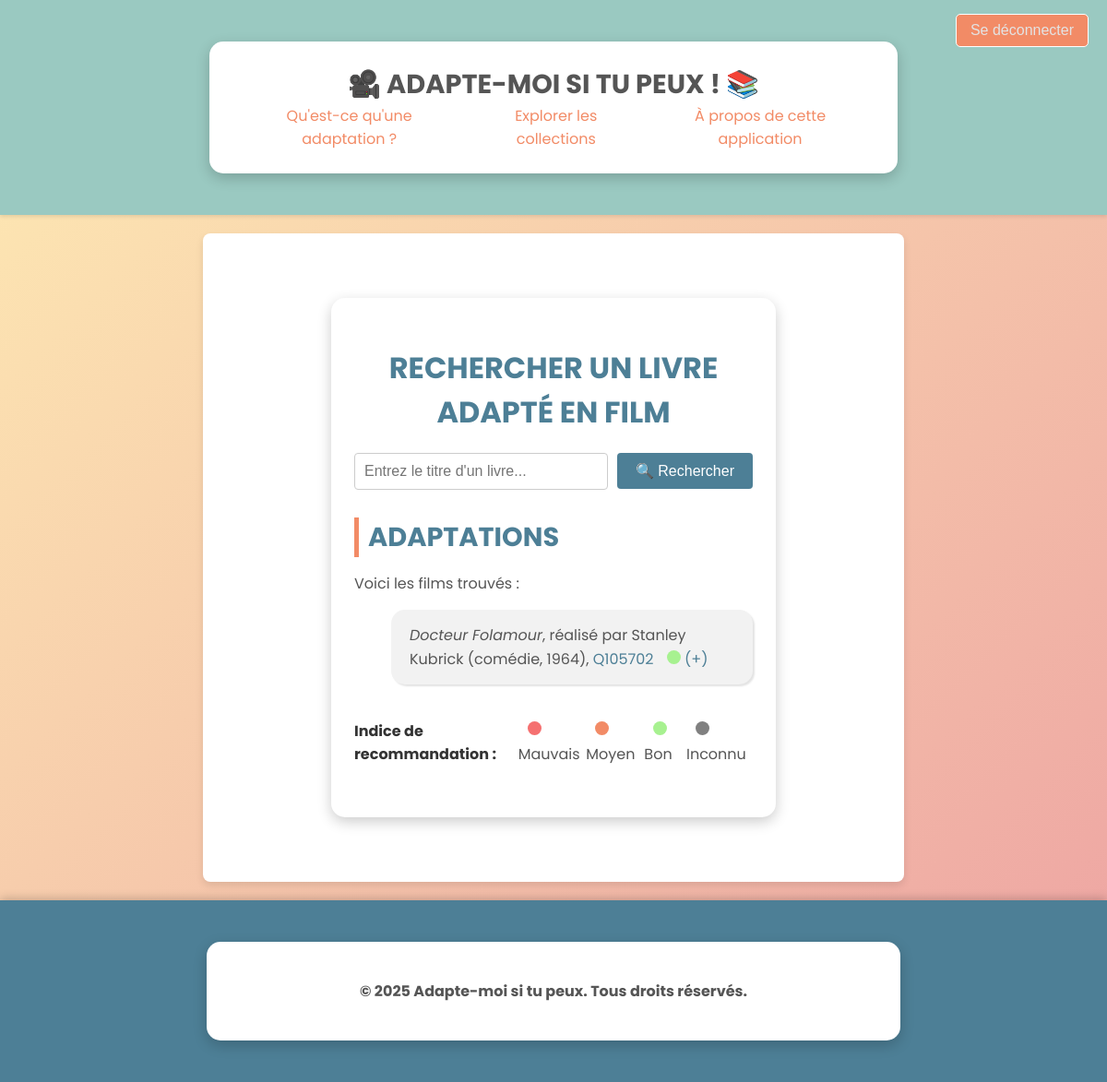
Screenshot of /book_to_film/b2 (signed in) with the database file from the repository.
### app/models/adapte_moi.py (models this page shows, shortened)
class Film(db.Model):
    __tablename__ = "Film"
    collections = db.relationship('Collection', backref='film', lazy=True)
    id = db.Column(db.Text, primary_key=True)
    title = db.Column(db.Text)
    director = db.Column(db.Text)
    release_year = db.Column(db.Date)
    genres = db.Column(db.Text)
    rating = db.Column(db.Float)
    id_imdb = db.Column(db.Text)
    id_wikidata = db.Column(db.Text)
    url_wikidata = db.Column(db.Text)

### app/routes/search.py (the view)
@app.route("/book_to_film/<string:id_book_>")
def check_adaptation(id_book_):
    stmt = select(film_book.c.id_film).where(film_book.c.id_book == id_book_)
    result = db.session.execute(stmt).fetchall()
    films = []
    for row in result:
        id_t = row[0]
        film = Film.query.filter_by(id=id_t).first()
        if film:
            films.append({
                "id_" : film.id,
                "title" : film.title,
                "director": film.director,
                "genres": film.genres,
                "release_year": film.release_year,
                "url_wikidata": film.url_wikidata,
                "id_wikidata": film.id_wikidata,
                "color": notation_film(film.rating)
            })
        else :
            return "Aucun film trouvé pour ce livre", 404
    if films:
        return render_template("pages/resultats_adaptation.html", films=films)
    else:
        return "Aucun film trouvé pour ce livre", 404

### app/routes/search.py (called while the page is built)
def notation_film(note_film):
    if note_film is None:
        return "gray"
    if note_film <= 3.9:
        return "red"
    elif 4 <= note_film <= 6.9:
        return "orange"
    else:
        return "green"

### app/routes/users.py (called while the page is built)
@login_manager.user_loader
def load_user(user_id):
    return Users.query.get(int(user_id))

### app/templates/pages/resultats_adaptation.html (shortened to what this page needs)
<!DOCTYPE html>
<html lang="en">
<head>
    <link rel="stylesheet" href="../../statics/style.css">
</head>
<body>
    <header class="header">
        <button type="button" class="btn btn-primary">
            {% if current_user.is_authenticated %}
            <a href="{{ url_for('deconnexion') }}">Se déconnecter</a>
            {% else %}
            <a href="{{ url_for('login') }}">Se connecter</a>
            {% endif %}
        </button>
        <div class="container">
            <h1 class="logo"><center><a href="{{ url_for('home') }}">🎥 Adapte-moi si tu peux ! 📚</a></center></h1>
            <nav class="nav">
                <a href="{{ url_for('adaptation') }}">Qu'est-ce qu'une adaptation ?</a>
                <a href="{{ url_for('top') }}">Explorer les collections</a>
               <a href="{{ url_for('about') }}">À propos de cette application</a>
            </nav>
        </div>
    </header>
    <main class="main-content">
        <div class="container">
            <section class="info-section">
                <div>
                    <h2 class="title">Rechercher un livre adapté en film</h2>
                    <form action="{{ url_for('results') }}" method="POST" class="search-form">
                        <input type="text" name="title" placeholder="Entrez le titre d'un livre..." required class="search-input">
                        <button type="submit" class="search-button">🔍 Rechercher</button>
                    </form>
                </div>
                <div>
                    <h3>Adaptations</h3>
                    <div id="dialog">
                        {% if films is not none and films|length >= 1 %}
                                <p>Voici les films trouvés :</p>
                                <ul class="result_film">
                                    {% for film in films %}
                                        <p><i>{{film.title}}</i>, réalisé par {{film.director}} ({{film.genres}}, {{film.release_year.strftime('%Y')}}), <a href="{{film.url_wikidata}}">{{film.id_wikidata}}</a>
                                            <span class="rating-indicator rating-{{ film.color }}"></span>
                                            <span><a href="{{ url_for('ajouter_collection', film_id=film.id_)}}">(+)</a></span>
                                    {% endfor %}
                                </ul>
                                <div class="legend">
                                    <h4>Indice de recommandation :</h4>
                                    <p><span class="rating-indicator rating-red"></span> Mauvais</p>
                                    <p><span class="rating-indicator rating-orange"></span> Moyen</p>
                                    <p><span class="rating-indicator rating-green"></span> Bon</p>
                                    <p><span class="rating-indicator rating-gray"></span> Inconnu</p>
                                </div>
                        {% else %}
                            <p>Aucun film n'a été trouvé :(</p>
                        {% endif %}
                    </div>
                </div>
            </section>
        </div>
    </main>
    <footer class="footer">
        <div class="container">
            <p>&copy; 2025 Adapte-moi si tu peux. Tous droits réservés.</p>
        </div>
    </footer>
</body>
</html>

### app/statics/style.css (style rules this page uses)
body { font-family: 'Poppins', sans-serif; margin: 0; padding: 0; box-sizing: border-box; background: linear-gradient(135deg, #FEEBB3, #EDA2A2); color: #333; text-align: justify; min-height: 100vh; display: flex; flex-direction: column; }
.container { max-width: 1200px; margin: 30px auto; background-color: #fff; padding: 25px; border-radius: 15px; box-shadow: 0 5px 15px rgba(0, 0, 0, 0.2); width: 60%; }
.header { background-color: #9AC9C1; color: #fff; padding: 15px 20px; display: flex; justify-content: center; align-items: center; box-shadow: 0 2px 4px rgba(0, 0, 0, 0.1); }
.logo { font-size: 1.8rem; font-weight: bold; margin: 0; color: #4D7F96; text-decoration: none; }
.nav { display: flex; justify-content: center; align-items: center; }
.nav a { color: #F28B66; text-decoration: none; margin: 0 15px; font-size: 1rem; transition: color 0.3s; }
a { color: #555; text-align: center; text-decoration: none; justify-content: center; }
.btn { position: absolute; top: 15px; right: 20px; background-color: #F28B66; color: #fff; border: 1px solid #fff; padding: 8px 15px; font-size: 1rem; cursor: pointer; border-radius: 5px; text-decoration: none; text-align: right; }
.btn a { text-decoration: none; color: #E3E3E3; }
h1, h2, h3 { font-family: 'Poppins', sans-serif; text-transform: uppercase; color: #4D7F96; }
h3 { font-size: 1.8rem; border-left: 5px solid #F28B66; padding-left: 10px; transition: all 0.3s ease-in-out; }
.footer { background-color: #4D7F96; color: white; text-align: center; padding: 15px; margin-top: auto; font-size: 1rem; font-weight: bold; box-shadow: 0 -2px 10px rgba(0, 0, 0, 0.2); }
.footer p { color: #555; }
.main-content { padding: 40px 20px; background-color: #fff; border-radius: 8px; box-shadow: 0 4px 8px rgba(0, 0, 0, 0.1); margin: 20px auto; text-align: center; flex-grow: 1; width: 60%; }
.main-content a { color: #4D7F96; }
.title { font-size: 2.2rem; margin-bottom: 20px; color: #4D7F96; }
.search-form { display: flex; justify-content: center; align-items: center; margin-bottom: 30px; }
.search-input { flex: 1; max-width: 400px; padding: 10px; font-size: 1rem; border: 1px solid #ccc; border-radius: 4px; margin-right: 10px; }
.search-button { background-color: #4D7F96; color: #fff; border: none; padding: 10px 20px; font-size: 1rem; border-radius: 4px; cursor: pointer; transition: background-color 0.3s; }
.info-section { margin: 10px 0; text-align: left; }
.info-section h2 { text-align: center; font-size: 2rem; }
.info-section h3 { font-size: 1.8rem; margin-bottom: 10px; color: #4D7F96; }
.info-section p { font-size: 1rem; line-height: 1.6; color: #555; }
.result_film p { background-color: #F2F2F2; border-radius: 15px; padding: 15px 20px; box-shadow: 2px 2px 2px #E3E3E3; }
.rating-indicator { display: inline-block; width: 15px; height: 15px; border-radius: 50%; margin-left: 10px; }
.rating-red { background-color: #f57070; }
.rating-orange { background-color: #F28B66; }
.rating-green { background-color: #a7f190; }
.rating-gray { background-color: gray; }
.legend { display: flex; justify-content: center; align-items: center; margin-top: 10px; }

### rows the page displays
Film: title "Docteur Folamour", director "Stanley Kubrick", genres "comédie", release_year "1964", id_wikidata "Q105702"
